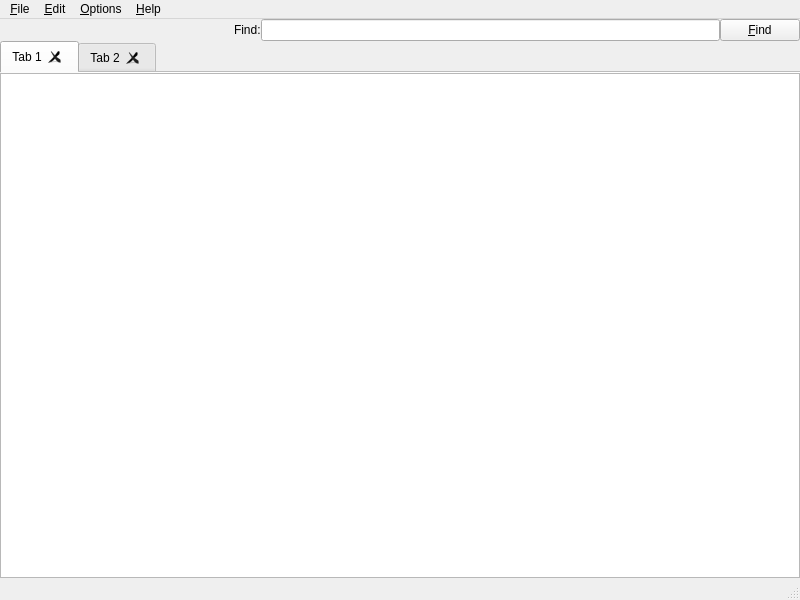
<?xml version="1.0" encoding="UTF-8"?>
<ui version="4.0">
 <class>NotPad</class>
 <widget class="QMainWindow" name="NotPad">
  <property name="geometry">
   <rect>
    <x>0</x>
    <y>0</y>
    <width>800</width>
    <height>600</height>
   </rect>
  </property>
  <property name="minimumSize">
   <size>
    <width>217</width>
    <height>140</height>
   </size>
  </property>
  <property name="windowTitle">
   <string>NotPad</string>
  </property>
  <widget class="QWidget" name="centralwidget">
   <layout class="QVBoxLayout" name="verticalLayout">
    <property name="spacing">
     <number>0</number>
    </property>
    <property name="leftMargin">
     <number>0</number>
    </property>
    <property name="topMargin">
     <number>0</number>
    </property>
    <property name="rightMargin">
     <number>0</number>
    </property>
    <property name="bottomMargin">
     <number>0</number>
    </property>
    <item>
     <widget class="QWidget" name="main_find_widget" native="true">
      <layout class="QGridLayout" name="main_find_gridLayout" columnstretch="1,0,2,0">
       <property name="leftMargin">
        <number>4</number>
       </property>
       <property name="topMargin">
        <number>0</number>
       </property>
       <property name="rightMargin">
        <number>0</number>
       </property>
       <property name="bottomMargin">
        <number>0</number>
       </property>
       <property name="horizontalSpacing">
        <number>0</number>
       </property>
       <item row="0" column="2">
        <widget class="QLineEdit" name="find_lineEdit">
         <property name="sizePolicy">
          <sizepolicy hsizetype="Expanding" vsizetype="Fixed">
           <horstretch>0</horstretch>
           <verstretch>0</verstretch>
          </sizepolicy>
         </property>
         <property name="minimumSize">
          <size>
           <width>100</width>
           <height>0</height>
          </size>
         </property>
         <property name="clearButtonEnabled">
          <bool>true</bool>
         </property>
        </widget>
       </item>
       <item row="0" column="3">
        <widget class="QPushButton" name="find_findButton">
         <property name="text">
          <string>&amp;Find</string>
         </property>
        </widget>
       </item>
       <item row="0" column="1">
        <widget class="QLabel" name="find_label">
         <property name="text">
          <string>Find:</string>
         </property>
         <property name="margin">
          <number>2</number>
         </property>
        </widget>
       </item>
       <item row="0" column="0">
        <spacer name="find_horizontalSpacer">
         <property name="orientation">
          <enum>Qt::Orientation::Horizontal</enum>
         </property>
         <property name="sizeType">
          <enum>QSizePolicy::Policy::MinimumExpanding</enum>
         </property>
         <property name="sizeHint" stdset="0">
          <size>
           <width>0</width>
           <height>0</height>
          </size>
         </property>
        </spacer>
       </item>
      </layout>
     </widget>
    </item>
    <item>
     <widget class="QTabWidget" name="tabWidget">
      <property name="tabPosition">
       <enum>QTabWidget::TabPosition::North</enum>
      </property>
      <property name="tabShape">
       <enum>QTabWidget::TabShape::Rounded</enum>
      </property>
      <property name="currentIndex">
       <number>0</number>
      </property>
      <property name="usesScrollButtons">
       <bool>true</bool>
      </property>
      <property name="documentMode">
       <bool>true</bool>
      </property>
      <property name="tabsClosable">
       <bool>true</bool>
      </property>
      <property name="movable">
       <bool>true</bool>
      </property>
      <widget class="QWidget" name="tab1">
       <attribute name="icon">
        <iconset theme="QIcon::ThemeIcon::DocumentNew"/>
       </attribute>
       <attribute name="title">
        <string notr="true">Tab 1</string>
       </attribute>
       <layout class="QVBoxLayout" name="tab1_verticalLayout">
        <property name="leftMargin">
         <number>0</number>
        </property>
        <property name="topMargin">
         <number>0</number>
        </property>
        <property name="rightMargin">
         <number>0</number>
        </property>
        <property name="bottomMargin">
         <number>0</number>
        </property>
        <item>
         <widget class="QPlainTextEdit" name="textEdit">
          <property name="font">
           <font>
            <family>Consolas</family>
            <pointsize>10</pointsize>
           </font>
          </property>
          <property name="undoRedoEnabled">
           <bool>true</bool>
          </property>
          <property name="lineWrapMode">
           <enum>QPlainTextEdit::LineWrapMode::WidgetWidth</enum>
          </property>
         </widget>
        </item>
       </layout>
      </widget>
      <widget class="QWidget" name="tab_2">
       <attribute name="icon">
        <iconset theme="QIcon::ThemeIcon::DocumentSaveAs"/>
       </attribute>
       <attribute name="title">
        <string>Tab 2</string>
       </attribute>
      </widget>
     </widget>
    </item>
   </layout>
  </widget>
  <widget class="QMenuBar" name="menubar">
   <property name="geometry">
    <rect>
     <x>0</x>
     <y>0</y>
     <width>800</width>
     <height>22</height>
    </rect>
   </property>
   <widget class="QMenu" name="menuFile">
    <property name="title">
     <string>&amp;File</string>
    </property>
    <addaction name="actionNew"/>
    <addaction name="actionNewTab"/>
    <addaction name="actionOpen"/>
    <addaction name="actionSave"/>
    <addaction name="actionSave_as"/>
    <addaction name="actionExit"/>
   </widget>
   <widget class="QMenu" name="menuHelp">
    <property name="title">
     <string>&amp;Help</string>
    </property>
    <addaction name="actionAboutQt"/>
    <addaction name="actionAbout"/>
   </widget>
   <widget class="QMenu" name="menuEdit">
    <property name="title">
     <string>&amp;Edit</string>
    </property>
    <addaction name="actionUndo"/>
    <addaction name="actionRedo"/>
    <addaction name="separator"/>
    <addaction name="actionFind"/>
   </widget>
   <widget class="QMenu" name="menuOptions">
    <property name="title">
     <string>&amp;Options</string>
    </property>
    <addaction name="actionWord_wrap"/>
    <addaction name="actionFontSmaller"/>
    <addaction name="actionFontLarger"/>
    <addaction name="actionRestoreFontSize"/>
   </widget>
   <addaction name="menuFile"/>
   <addaction name="menuEdit"/>
   <addaction name="menuOptions"/>
   <addaction name="menuHelp"/>
  </widget>
  <widget class="QStatusBar" name="statusbar">
   <property name="sizeGripEnabled">
    <bool>true</bool>
   </property>
  </widget>
  <action name="actionNew">
   <property name="icon">
    <iconset theme="QIcon::ThemeIcon::DocumentNew"/>
   </property>
   <property name="text">
    <string>New</string>
   </property>
   <property name="shortcut">
    <string>Ctrl+N</string>
   </property>
  </action>
  <action name="actionOpen">
   <property name="icon">
    <iconset theme="QIcon::ThemeIcon::FolderOpen"/>
   </property>
   <property name="text">
    <string>Open</string>
   </property>
   <property name="shortcut">
    <string>Ctrl+O</string>
   </property>
  </action>
  <action name="actionSave">
   <property name="icon">
    <iconset theme="QIcon::ThemeIcon::DocumentSave"/>
   </property>
   <property name="text">
    <string>Save</string>
   </property>
   <property name="shortcut">
    <string>Ctrl+S</string>
   </property>
  </action>
  <action name="actionExit">
   <property name="icon">
    <iconset theme="QIcon::ThemeIcon::ApplicationExit"/>
   </property>
   <property name="text">
    <string>Exit</string>
   </property>
   <property name="shortcut">
    <string>Ctrl+Q</string>
   </property>
  </action>
  <action name="actionAboutQt">
   <property name="icon">
    <iconset theme="QIcon::ThemeIcon::HelpAbout"/>
   </property>
   <property name="text">
    <string>About Qt</string>
   </property>
  </action>
  <action name="actionAbout">
   <property name="icon">
    <iconset theme="QIcon::ThemeIcon::HelpAbout"/>
   </property>
   <property name="text">
    <string>About</string>
   </property>
   <property name="shortcut">
    <string>F1</string>
   </property>
  </action>
  <action name="actionUndo">
   <property name="icon">
    <iconset theme="QIcon::ThemeIcon::EditUndo"/>
   </property>
   <property name="text">
    <string>&amp;Undo</string>
   </property>
   <property name="shortcut">
    <string>Ctrl+Z</string>
   </property>
  </action>
  <action name="actionRedo">
   <property name="icon">
    <iconset theme="QIcon::ThemeIcon::EditRedo"/>
   </property>
   <property name="text">
    <string>&amp;Redo</string>
   </property>
   <property name="shortcut">
    <string>Ctrl+Shift+Z</string>
   </property>
  </action>
  <action name="actionWord_wrap">
   <property name="checkable">
    <bool>true</bool>
   </property>
   <property name="checked">
    <bool>true</bool>
   </property>
   <property name="icon">
    <iconset theme="QIcon::ThemeIcon::FormatJustifyLeft"/>
   </property>
   <property name="text">
    <string>Word &amp;wrap</string>
   </property>
  </action>
  <action name="actionFind">
   <property name="checkable">
    <bool>true</bool>
   </property>
   <property name="icon">
    <iconset theme="QIcon::ThemeIcon::EditFind"/>
   </property>
   <property name="text">
    <string>&amp;Find</string>
   </property>
   <property name="shortcut">
    <string>Ctrl+F</string>
   </property>
  </action>
  <action name="actionSave_as">
   <property name="icon">
    <iconset theme="QIcon::ThemeIcon::DocumentSaveAs"/>
   </property>
   <property name="text">
    <string>Save as...</string>
   </property>
   <property name="shortcut">
    <string>Ctrl+Shift+S</string>
   </property>
  </action>
  <action name="actionFontSmaller">
   <property name="icon">
    <iconset theme="QIcon::ThemeIcon::ListRemove"/>
   </property>
   <property name="text">
    <string>Font size -</string>
   </property>
   <property name="shortcut">
    <string>Ctrl+-</string>
   </property>
  </action>
  <action name="actionFontLarger">
   <property name="icon">
    <iconset theme="QIcon::ThemeIcon::ListAdd"/>
   </property>
   <property name="text">
    <string>Font size +</string>
   </property>
   <property name="shortcut">
    <string>Ctrl++</string>
   </property>
  </action>
  <action name="actionRestoreFontSize">
   <property name="icon">
    <iconset theme="QIcon::ThemeIcon::DocumentRevert"/>
   </property>
   <property name="text">
    <string>Restore font size</string>
   </property>
   <property name="shortcut">
    <string>Ctrl+0</string>
   </property>
  </action>
  <action name="actionNewTab">
   <property name="text">
    <string>New Tab</string>
   </property>
  </action>
 </widget>
 <resources/>
 <connections>
  <connection>
   <sender>actionExit</sender>
   <signal>triggered()</signal>
   <receiver>NotPad</receiver>
   <slot>close()</slot>
   <hints>
    <hint type="sourcelabel">
     <x>-1</x>
     <y>-1</y>
    </hint>
    <hint type="destinationlabel">
     <x>399</x>
     <y>299</y>
    </hint>
   </hints>
  </connection>
  <connection>
   <sender>find_lineEdit</sender>
   <signal>returnPressed()</signal>
   <receiver>find_findButton</receiver>
   <slot>animateClick()</slot>
   <hints>
    <hint type="sourcelabel">
     <x>375</x>
     <y>43</y>
    </hint>
    <hint type="destinationlabel">
     <x>752</x>
     <y>43</y>
    </hint>
   </hints>
  </connection>
 </connections>
</ui>
